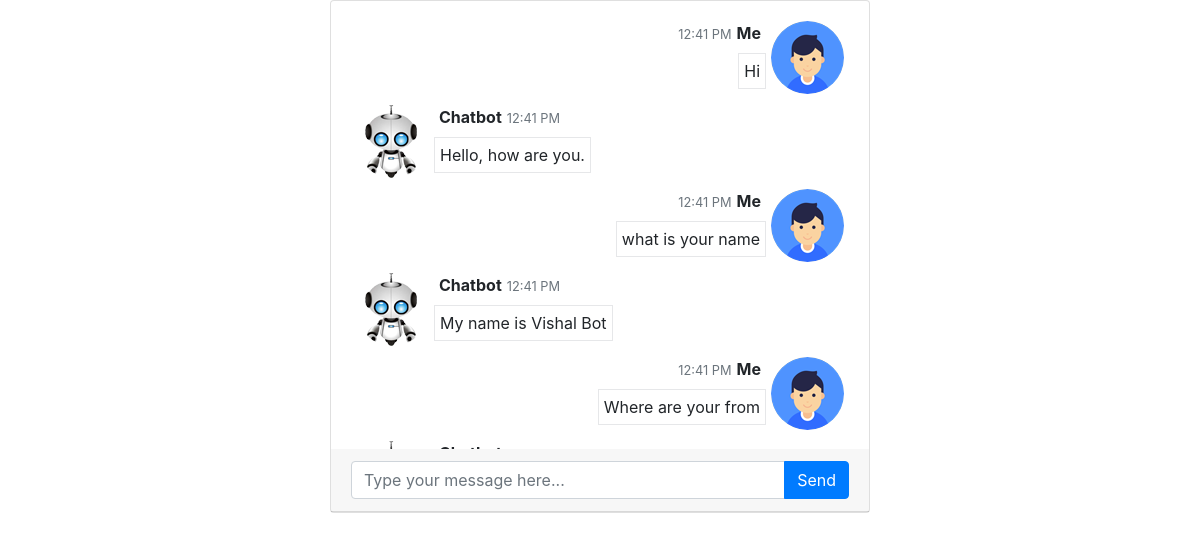
The app's page /Chatbot1.php with its own data.
### tables this page shows
CREATE TABLE `message` (
  `id` int(11) NOT NULL,
  `message` text NOT NULL,
  `added_on` datetime NOT NULL,
  `type` varchar(10) NOT NULL
);

### Chatbot1.php (the view, shortened to what this page needs)
<?php
include('database.inc.php');
?>
<!DOCTYPE html>
<html lang="en">
   <head>
      <link href="//maxcdn.bootstrapcdn.com/bootstrap/4.1.1/css/bootstrap.min.css" rel="stylesheet" id="bootstrap-css">
	  <link href="style.css" rel="stylesheet">
   </head>
   <body>
      <div class="container">
         <div class="row justify-content-md-center mb-4">
            <div class="col-md-6">
               <div class="card">
                  <div class="card-body messages-box">
					 <ul class="list-unstyled messages-list">
							<?php
							$res=mysqli_query($con,"select * from message");
							if(mysqli_num_rows($res)>0){
								$html='';
								while($row=mysqli_fetch_assoc($res)){
									$message=$row['message'];
									$added_on=$row['added_on'];
									$strtotime=strtotime($added_on);
									$time=date('h:i A',$strtotime);
									$type=$row['type'];
									if($type=='user'){
										$class="messages-me";
										$imgAvatar="user_avatar.png";
										$name="Me";
									}else{
										$class="messages-you";
										$imgAvatar="bot_avatar.png";
										$name="Chatbot";
									}
									$html.='<li class="'.$class.' clearfix"><span class="message-img"><img src="image/'.$imgAvatar.'" class="avatar-sm rounded-circle"></span><div class="message-body clearfix"><div class="message-header"><strong class="messages-title">'.$name.'</strong> <small class="time-messages text-muted"><span class="fas fa-time"></span> <span class="minutes">'.$time.'</span></small> </div><p class="messages-p">'.$message.'</p></div></li>';
								}
								echo $html;
							}else{
								?>
								<li class="messages-me clearfix start_chat">
								   Please start
								</li>
								<?php
							}
							?>
                     </ul>
                  </div>
                  <div class="card-header">
                    <div class="input-group">
					   <input id="input-me" type="text" name="messages" class="form-control input-sm" placeholder="Type your message here..." />
					   <span class="input-group-append">
					   <input type="button" class="btn btn-primary" value="Send" onclick="send_msg()">
					   </span>
					</div>
                  </div>
               </div>
            </div>
         </div>
      </div>
   </body>
</html>

### phpChatBot/style.css (style rules this page uses)
.messages-box { max-height: 28rem; overflow: auto; }
.messages-title { float: right; margin: 0px 5px; }
.message-img { float: right; margin: 0px 5px; }
.message-header { text-align: right; width: 100%; margin-bottom: 0.5rem; }
.messages-list li.messages-you .messages-title { float: left; }
.messages-list li.messages-you .message-img { float: left; }
.messages-list li.messages-you p { float: left; text-align: left; }
.messages-list li.messages-you .message-header { text-align: left; }
.messages-list li p { max-width: 60%; padding: 5px; border: #e6e7e9 1px solid; }
.messages-list li.messages-me p { float: right; }

### records on screen
message: type (picture), type "Me", added_on "12:41 PM", message "Hi"
message: type "Chatbot", added_on "12:41 PM", message "Hello, how are you."
message: type (picture), type "Me", added_on "12:41 PM", message "what is your name"
message: type "Chatbot", added_on "12:41 PM", message "My name is Vishal Bot"
message: type (picture), type "Me", added_on "12:41 PM", message "Where are your from"
